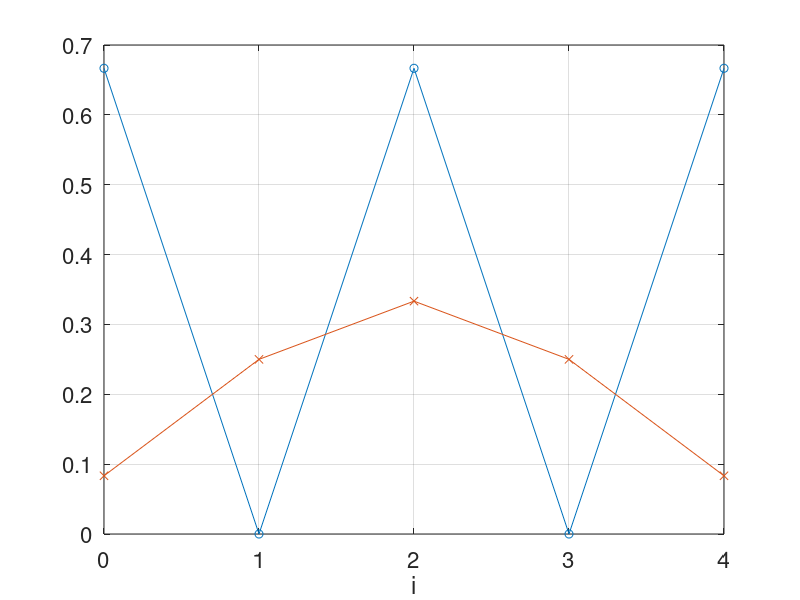

Reproduce this figure in MATLAB.
clear all;
close all;

p = [0 1 0 0 0; 1/3 0 2/3 0 0; 0 1/2 0 1/2 0; 0 0 2/3 0 1/3; 0 0 0 1 0];

q0 = [0 0 1 0 0]';

p50 = mpower(p,50);

q50 = p50*q0;

pistd = [1 3 4 3 1]'/12;

figure

is = [0 1 2 3 4];
plot(is, q50,'o-');
hold on;
plot(is,pistd,'x-')
box on
grid on
xlabel('i')
set(gca,'FontSize',16,'FontName','Helvetica');
